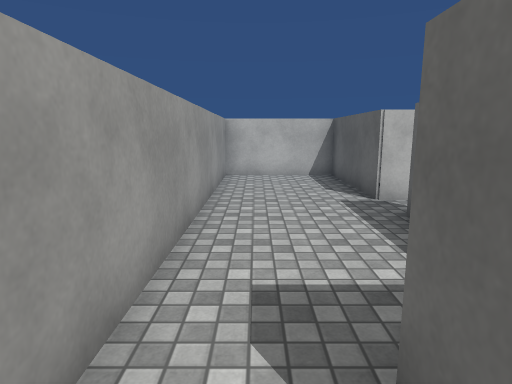
view 1 (above)

19 first-person views from a walk through a 3-D level made in the Unity game engine. The camera is 1.5 m above the floor, tilts 10° down and sees 75° across. The floor is counted in squares, 1 m on a side. Each view is taken from the middle of a square. On the plan, view 1 faces up. The plan holds only what a view shows up to about 15 squares ahead; the rest is blank. Surface patterns are stand-ins for the level's own textures.

view 2
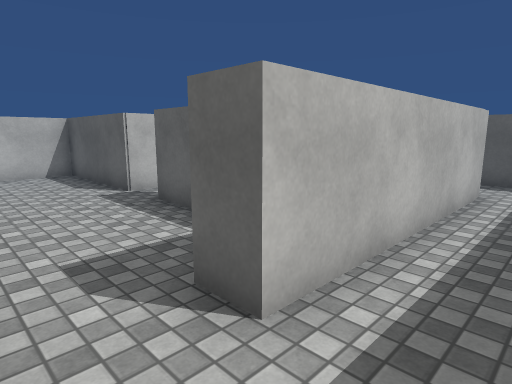

view 3
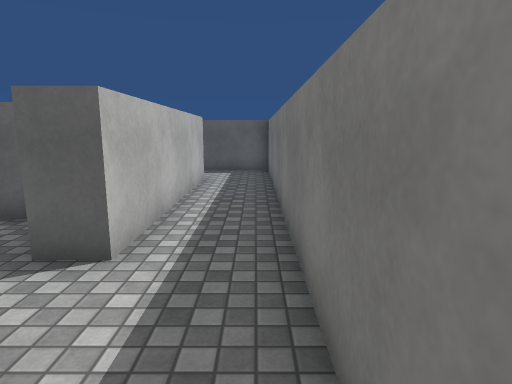

view 4
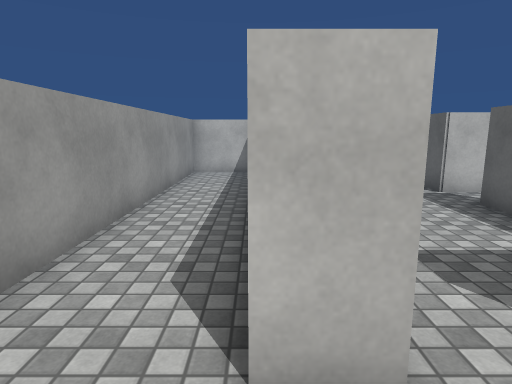

view 5
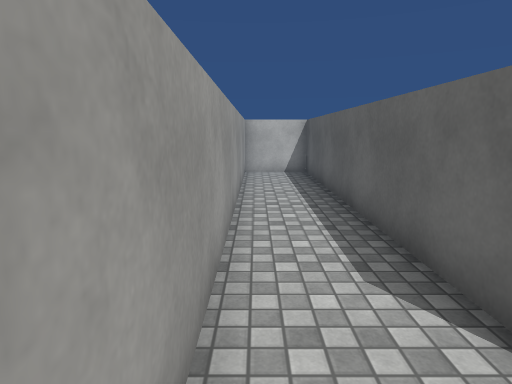

view 6
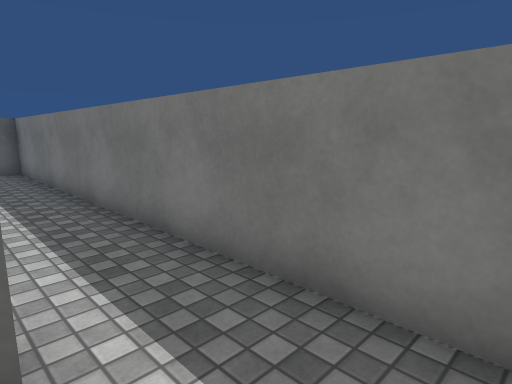

view 7
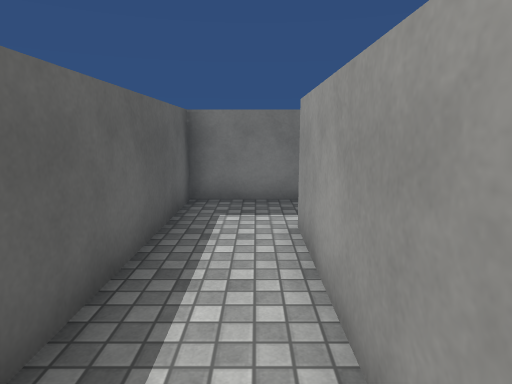

view 8
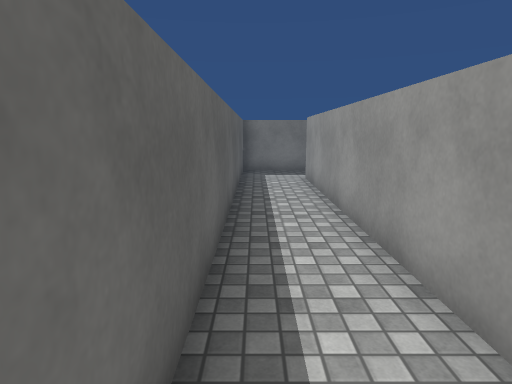

view 9
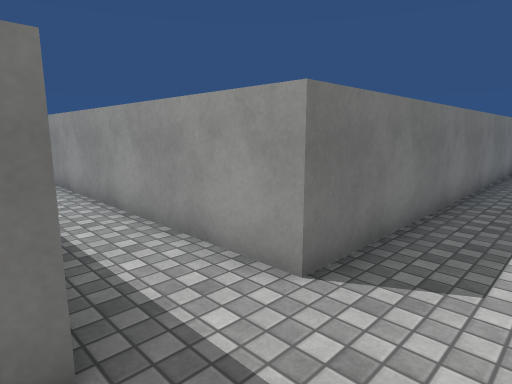

view 10
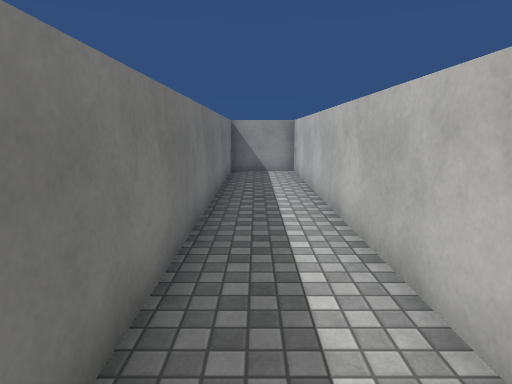

view 11
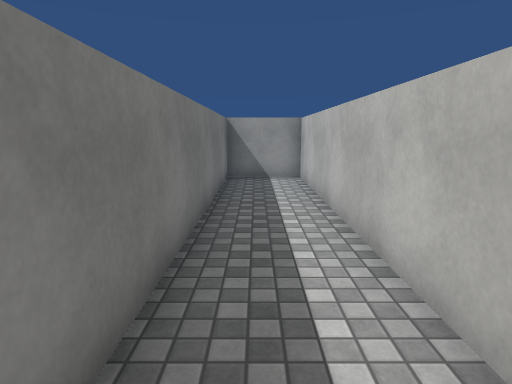

view 12
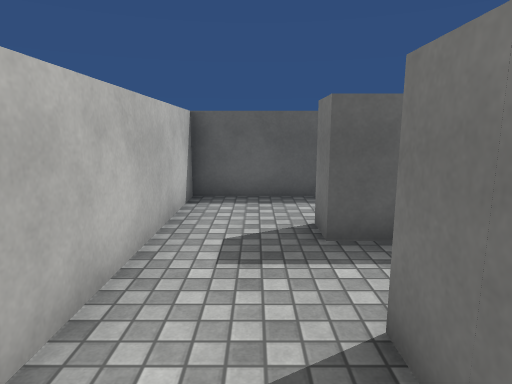

view 13
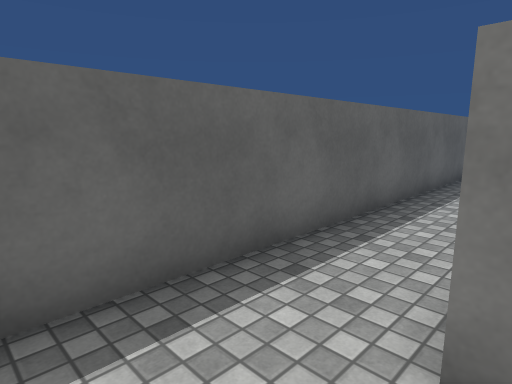

view 14
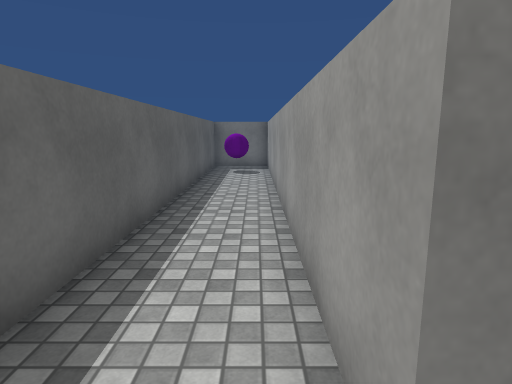

view 15
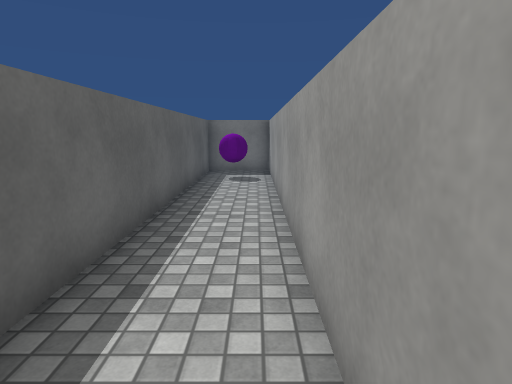

view 16
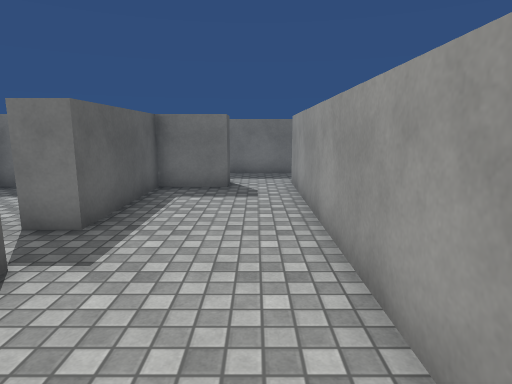

view 17
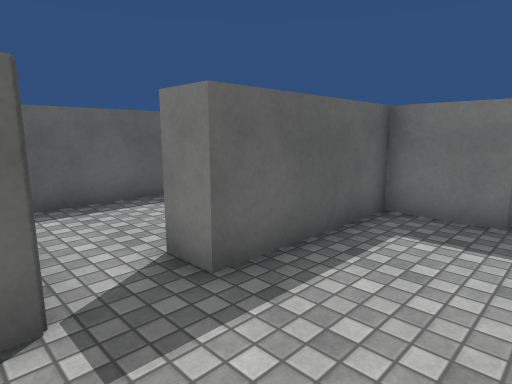

view 18
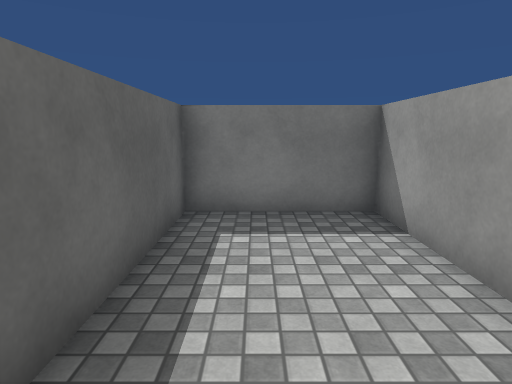

view 19
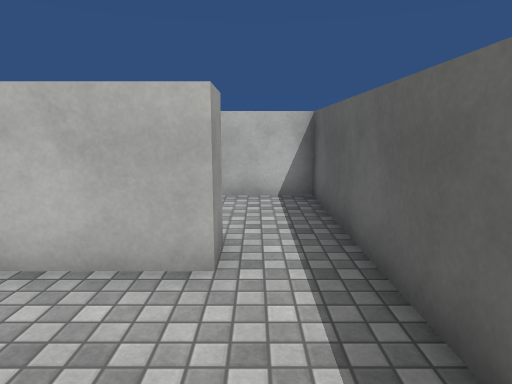

### Floor plan
Ten units are one square. View 1 is at (0, 0); x grows to the right and y downward. Boxes are objects, and circles mark ways between rooms. Rooms are numbered by the first view taken in them; rooms with no view inside come last. Other rooms are left out.
<svg viewBox="-49 -160 193 180">
<path fill="none" stroke="#000" d="M104 -155 -44 -155 -44 -130 83 -130 83 -8 8 -8 8 -17M-11 -25 -11 -8 -20 -8M-24 15 105 15 105 -130M-20 -8 -20 -121 -44 -121 -44 6M-39 15 -24 15M105 -130 115 -130 115 10M114 15 139 15 139 -155 104 -155M46 -75 27 -75 27 -121 -11 -121 -11 -25M8 -17 27 -17 27 -59 38 -59M55 -85 55 -75M74 -74 74 -121 51 -121M37 -52 37 -17 74 -17 74 -74M55 -75 46 -75"/>
<rect x="115" y="-15" width="20" height="20" fill="#bbb"><title>purple ball</title></rect>
<circle cx="-15" cy="5" r="3" fill="#2a7"/>
<circle cx="110" cy="-145" r="3" fill="#2a7"/>
<circle cx="0" cy="-15" r="3" fill="#2a7"/>
<circle cx="35" cy="-70" r="3" fill="#2a7"/>
<circle cx="60" cy="-80" r="3" fill="#2a7"/>
<text x="90" y="-70">1</text>
<text x="-40" y="-50">2</text>
<text x="120" y="-70">3</text>
<text x="10" y="-70">4</text>
<text x="60" y="-100">5</text>
<text x="50" y="-50">6</text>
</svg>
Room 1 opens to room 2. Room 1 opens to room 3. Room 1 opens to room 4. Room 4 opens to room 6. Room 5 opens to room 6.

Where each view was taken, in squares from view 1:
view 1: 0 up, 0 right, facing up
view 2: 1 down, 1 left, facing up-right
view 3: 1 down, 3 left, facing right
view 4: 1 down, 2 left, facing up
view 5: 1 down, 4 left, facing up
view 6: 1 up, 4 left, facing down-right
view 7: 6 up, 9 right, facing down
view 8: 12 up, 10 right, facing down
view 9: 15 up, 11 right, facing down-left
view 10: 14 up, 9 right, facing left
view 11: 14 up, 7 right, facing left
view 12: 14 up, 6 right, facing right
view 13: 15 up, 11 right, facing down-right
view 14: 14 up, 12 right, facing down
view 15: 12 up, 12 right, facing down
view 16: 11 up, 0 right, facing down
view 17: 8 up, 0 right, facing down-right
view 18: 8 up, 6 right, facing down
view 19: 4 up, 6 right, facing up
